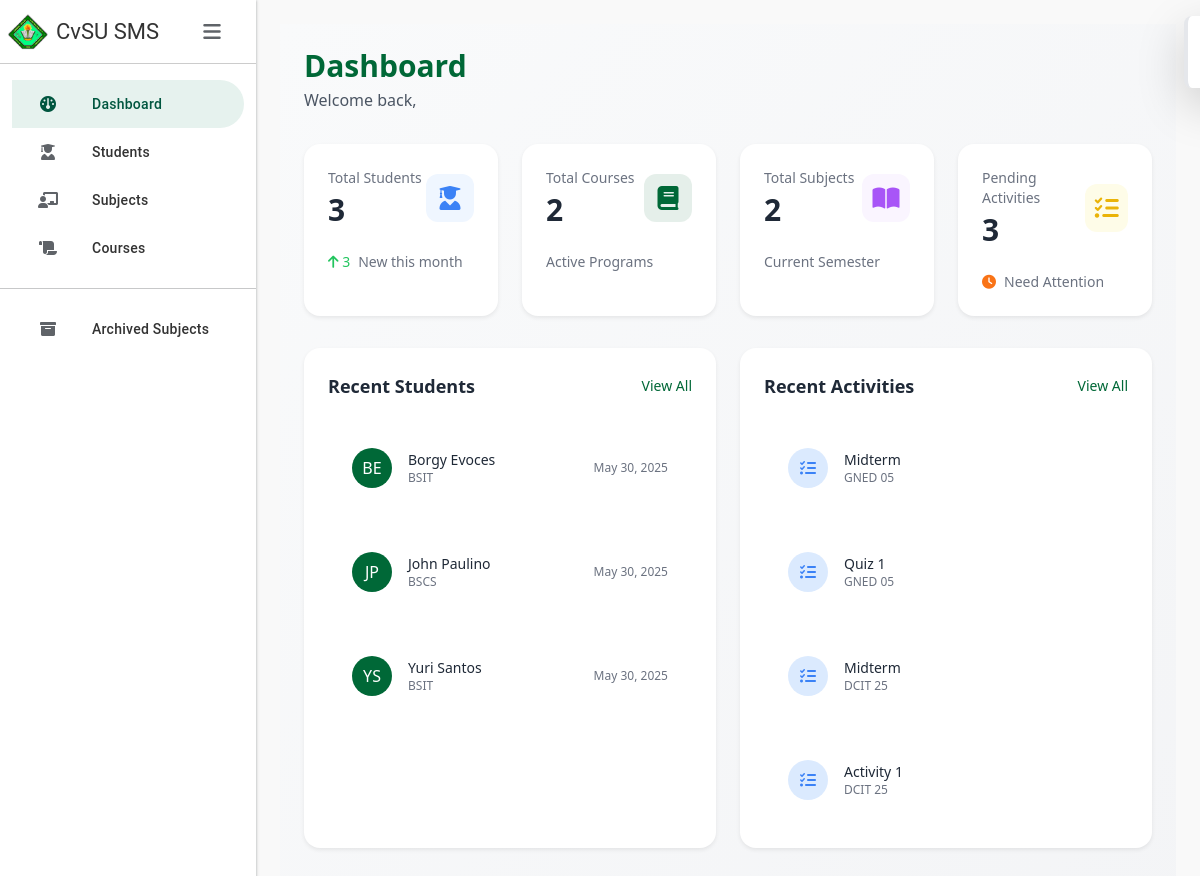
The page / on the database its author committed.
### SMSapp/models.py (models this page shows, shortened)
class Student(models.Model):
    student_id = models.CharField(max_length=20, primary_key=True)
    last_name = models.CharField(max_length=50)
    first_name = models.CharField(max_length=50)
    middle_name = models.CharField(max_length=50, blank=True, null=True)
    course = models.ForeignKey(Course, on_delete=models.SET_NULL, null=True)
    year_level = models.PositiveSmallIntegerField()
    section = models.CharField(max_length=20)
    date_added = models.DateTimeField(auto_now_add=True)
    objects = StudentManager()

class Course(models.Model):
    course_abv = models.CharField(max_length=10, primary_key=True)
    course_name = models.CharField(max_length=100)

class Activity(models.Model):
    activity_id = models.AutoField(primary_key=True)
    subject = models.ForeignKey(Subject, on_delete=models.CASCADE)
    activity_name = models.CharField(max_length=100)
    activity_type = models.CharField(max_length=50)
    total_items = models.IntegerField()

class Subject(models.Model):
    SEMESTER_CHOICES = [
        (1, '1st Semester'),
        (2, '2nd Semester'),
        (3, 'Summer'),
    ]
    subject_code = models.CharField(max_length=20, primary_key=True)
    subject_title = models.CharField(max_length=100)
    course = models.ForeignKey(Course, on_delete=models.CASCADE, null=True, blank=True)  # Make course optional
    school_year = models.CharField(max_length=20)
    semester = models.PositiveSmallIntegerField(choices=SEMESTER_CHOICES)
    year_level = models.PositiveSmallIntegerField()
    section = models.CharField(max_length=20)
    archive = models.BooleanField(default=False)
    archived = models.BooleanField(default=False)
    is_active = models.BooleanField(default=True)
    archived_date = models.DateTimeField(null=True, blank=True)
    class Meta:
        ordering = ['subject_code']

### SMSapp/views.py (the view)
# urls.py: path('', views.index, name='index'),
def index(request):
    total_students = Student.objects.count()
    total_courses = Course.objects.count()
    total_subjects = Subject.objects.count()
    pending_activities = Activity.objects.exclude(
        activity_id__in=Grade.objects.values('activity')
    ).count()
    recent_activities = Activity.objects.all().order_by('-activity_id')[:5]
    context = {
        'total_students': total_students,
        'total_courses': total_courses,
        'total_subjects': total_subjects,
        'pending_activities': pending_activities,
        'new_students': Student.objects.count(),
        'recent_students': Student.objects.all()[:5],
        'recent_activities': recent_activities,
    }
    return render(request, 'index.html', context)

### SMSapp/templates/index.html
{% extends 'base.html' %}
{% load static %}
{% block content %}
<div class="p-6 min-h-screen bg-gradient-to-br from-gray-50 to-gray-100">
    <div class="mb-8">
        <h1 class="text-3xl font-bold text-[#006837]">Dashboard</h1>
        <p class="text-gray-600 mt-1">Welcome back, {{ request.user.username }}</p>
    </div>
    <div class="grid grid-cols-1 md:grid-cols-2 lg:grid-cols-4 gap-6 mb-8">
        <div class="bg-white rounded-2xl p-6 shadow-sm hover:shadow-md transition-all duration-300">
            <div class="flex items-center justify-between">
                <div>
                    <p class="text-sm text-gray-500 mb-1">Total Students</p>
                    <h3 class="text-3xl font-bold text-gray-800">{{ total_students }}</h3>
                </div>
                <div class="w-12 h-12 rounded-xl bg-blue-50 flex items-center justify-center text-blue-500">
                    <i class="fas fa-user-graduate text-2xl"></i>
                </div>
            </div>
            <div class="mt-4 flex items-center text-sm">
                <span class="text-green-500 mr-2">
                    <i class="fas fa-arrow-up"></i> {{ new_students }}
                </span>
                <span class="text-gray-500">New this month</span>
            </div>
        </div>
        <div class="bg-white rounded-2xl p-6 shadow-sm hover:shadow-md transition-all duration-300">
            <div class="flex items-center justify-between">
                <div>
                    <p class="text-sm text-gray-500 mb-1">Total Courses</p>
                    <h3 class="text-3xl font-bold text-gray-800">{{ total_courses }}</h3>
                </div>
                <div class="w-12 h-12 rounded-xl bg-[#006837]/10 flex items-center justify-center text-[#006837]">
                    <i class="fas fa-book text-2xl"></i>
                </div>
            </div>
            <div class="mt-4 flex items-center text-sm">
                <span class="text-gray-500">Active Programs</span>
            </div>
        </div>
        <div class="bg-white rounded-2xl p-6 shadow-sm hover:shadow-md transition-all duration-300">
            <div class="flex items-center justify-between">
                <div>
                    <p class="text-sm text-gray-500 mb-1">Total Subjects</p>
                    <h3 class="text-3xl font-bold text-gray-800">{{ total_subjects }}</h3>
                </div>
                <div class="w-12 h-12 rounded-xl bg-purple-50 flex items-center justify-center text-purple-500">
                    <i class="fas fa-book-open text-2xl"></i>
                </div>
            </div>
            <div class="mt-4 flex items-center text-sm">
                <span class="text-gray-500">Current Semester</span>
            </div>
        </div>
        <div class="bg-white rounded-2xl p-6 shadow-sm hover:shadow-md transition-all duration-300">
            <div class="flex items-center justify-between">
                <div>
                    <p class="text-sm text-gray-500 mb-1">Pending Activities</p>
                    <h3 class="text-3xl font-bold text-gray-800">{{ pending_activities }}</h3>
                </div>
                <div class="w-12 h-12 rounded-xl bg-yellow-50 flex items-center justify-center text-yellow-500">
                    <i class="fas fa-tasks text-2xl"></i>
                </div>
            </div>
            <div class="mt-4 flex items-center text-sm">
                <span class="text-orange-500 mr-2">
                    <i class="fas fa-clock"></i>
                </span>
                <span class="text-gray-500">Need Attention</span>
            </div>
        </div>
    </div>
    <div class="grid grid-cols-1 lg:grid-cols-2 gap-6">
        <div class="bg-white rounded-2xl p-6 shadow-sm">
            <div class="flex justify-between items-center mb-6">
                <h3 class="text-lg font-semibold text-gray-800">Recent Students</h3>
                <a href="{% url 'students' %}" class="text-[#006837] hover:text-[#2d8653] text-sm font-medium">View All</a>
            </div>
            <div class="space-y-4">
                {% for student in recent_students %}
                <div class="flex items-center justify-between p-4 hover:bg-gray-50 rounded-xl transition-colors">
                    <div class="flex items-center gap-3">
                        <div class="w-10 h-10 rounded-full bg-[#006837] flex items-center justify-center text-white font-medium">
                            {{ student.first_name|slice:":1" }}{{ student.last_name|slice:":1" }}
                        </div>
                        <div>
                            <p class="text-sm font-medium text-gray-800">{{ student.first_name }} {{ student.last_name }}</p>
                            <p class="text-xs text-gray-500">{{ student.course.course_abv }}</p>
                        </div>
                    </div>
                    <span class="text-xs text-gray-500">{{ student.date_added|date:"M d, Y" }}</span>
                </div>
                {% endfor %}
            </div>
        </div>
        <div class="bg-white rounded-2xl p-6 shadow-sm">
            <div class="flex justify-between items-center mb-6">
                <h3 class="text-lg font-semibold text-gray-800">Recent Activities</h3>
                 <a href="{% url 'subjects' %}" class="text-[#006837] hover:text-[#2d8653] text-sm font-medium">View All</a>
            </div>
            <div class="space-y-4">
                {% for activity in recent_activities %}
                <div class="flex items-center justify-between p-4 hover:bg-gray-50 rounded-xl transition-colors">
                    <div class="flex items-center gap-3">
                        <div class="w-10 h-10 rounded-full bg-blue-100 flex items-center justify-center text-blue-500">
                            <i class="fas fa-tasks"></i>
                        </div>
                        <div>
                            <p class="text-sm font-medium text-gray-800">{{ activity.activity_name }}</p>
                            <p class="text-xs text-gray-500">{{ activity.subject.subject_code }}</p>
                        </div>
                    </div>
                </div>
                {% endfor %}
            </div>
        </div>
    </div>
</div>
{% endblock %}

### SMSapp/templates/base.html (shortened to what this page needs)
{% load static %}
<!DOCTYPE html>
<html lang="en">
<head>
    <link href="https://cdn.jsdelivr.net/npm/bootstrap@5.3.0/dist/css/bootstrap.min.css" rel="stylesheet">
    <script src="https://cdn.tailwindcss.com"></script>
    <link rel="stylesheet" href="https://cdnjs.cloudflare.com/ajax/libs/font-awesome/6.0.0/css/all.min.css">
</head>
<body>
    <div id="toast-notification" class="fixed top-4 right-4 z-50 transform transition-transform duration-300 translate-x-full">
        <div class="flex items-center p-4 min-w-[300px] bg-white border-l-4 rounded-lg shadow-lg">
        </div>
    </div>
    <div class="flex h-screen">
        <aside class="sidebar flex flex-col h-full fixed" id="sidebar">
            <div class="sidebar-header flex items-center justify-between">
                <div class="logo-container">
                    <img src="{% static 'images/image.png' %}" alt="Classroom" class="logo-image">
                    <span class="logo-text">CvSU SMS</span>
                </div>
                <button class="menu-button ml-1" id="toggleSidebar" aria-label="Menu">
                    <i class="fas fa-bars text-[20px] text-[#5f6368]"></i>
                </button>
            </div>
            <nav class="flex-1 py-3">
                <a href="/" class="nav-link flex items-center {% if request.path == '/' %}active{% endif %}">
                    <div class="nav-icon">
                        <i class="fas fa-dashboard"></i>
                    </div>
                    <span class="nav-text">Dashboard</span>
                </a>
                <a href="{% url 'students' %}" class="nav-link flex items-center ">
                    <div class="nav-icon">
                        <i class="fas fa-user-graduate"></i>
                    </div>
                    <span class="nav-text">Students</span>
                </a>
                <a href="{% url 'subjects' %}" class="nav-link flex items-center {% if request.path == '/subjects/' %}active{% endif %}">
                    <div class="nav-icon">
                        <i class="fas fa-chalkboard-teacher"></i>
                    </div>
                    <span class="nav-text">Subjects</span>
                </a>
                <a href="{% url 'courses' %}" class="nav-link flex items-center {% if request.path == '/courses/' %}active{% endif %}">
                    <div class="nav-icon">
                        <i class="fas fa-scroll"></i>
                    </div>
                    <span class="nav-text">Courses</span>
                </a>
                <Hr class="my-3">
                <a href="{% url 'archived_subjects' %}" class="nav-link flex items-center">
                    <div class="nav-icon">
                        <i class="fas fa-archive"></i>
                    </div>
                    <span class="nav-text">Archived Subjects</span>
                </a>
            </nav>
        </aside>
        <div class="main-content" id="mainContent">
            <main class="p-6">
                {% block content %}
                {% endblock %}
            </main>
        </div>
    </div>
</body>
</html>

### SMSapp/templates/base.html (style rules this page uses)
:root { --gc-primary: #00563F; --gc-secondary: #E6F2EE; --gc-text: #333333; --gc-border: #CCCCCC; --gc-hover: #F5F9F7; --sidebar-width: 256px; --sidebar-collapsed-width: 72px; }
.sidebar { width: var(--sidebar-width); background-color: white; transition: width 0.3s cubic-bezier(0.4,0,0.2,1); box-shadow: 0 1px 2px 0 rgb(60 64 67 / 30%), 0 1px 3px 1px rgb(60 64 67 / 15%); }
.sidebar-header { height: 64px; padding: 8px 16px 8px 8px; display: flex; align-items: center; border-bottom: 1px solid var(--gc-border); }
.menu-button { width: 48px; height: 48px; min-width: 48px; border-radius: 50%; display: flex; align-items: center; justify-content: center; margin-right: 4px; }
.logo-container { display: flex; align-items: center; gap: 8px; overflow: hidden; }
.logo-image { width: 40px; height: 40px; flex-shrink: 0; }
.logo-text { font-family: 'Google Sans', Roboto, Arial, sans-serif; font-size: 22px; color: var(--gc-text); white-space: nowrap; overflow: hidden; }
.nav-link { height: 48px; padding: 0 12px 0 24px; margin: 0 12px; border-radius: 0 25px 25px 0; display: flex; align-items: center; color: var(--gc-text); transition: background-color .2s; }
.nav-icon { width: 24px; height: 24px; margin-right: 32px; display: flex; align-items: center; justify-content: center; color: #5f6368; flex-shrink: 0; }
.nav-text { font-family: 'Roboto', sans-serif; font-size: 14px; font-weight: 500; letter-spacing: .01785714em; white-space: nowrap; overflow: hidden; }
.nav-link.active { background-color: var(--gc-secondary); color: var(--gc-primary); }
.nav-link.active .nav-icon { color: var(--gc-primary); }
.main-content { margin-left: var(--sidebar-width); transition: margin-left 0.3s cubic-bezier(0.4,0,0.2,1); min-height: 100vh; width: calc(100% - var(--sidebar-width)); position: relative; }
body { background-color: #f9f9f9; overflow-x: hidden; }

### rows shown on the page
Student: first_name "B", last_name "E", first_name "Borgy", last_name "Evoces", course.course_abv "BSIT", date_added "May 30, 2025"
Student: first_name "J", last_name "P", first_name "John", last_name "Paulino", course.course_abv "BSCS", date_added "May 30, 2025"
Student: first_name "Y", last_name "S", first_name "Yuri", last_name "Santos", course.course_abv "BSIT", date_added "May 30, 2025"
Activity: activity_name "Midterm", subject.subject_code "GNED 05"
Activity: activity_name "Quiz 1", subject.subject_code "GNED 05"
Activity: activity_name "Midterm", subject.subject_code "DCIT 25"
Activity: activity_name "Activity 1", subject.subject_code "DCIT 25"

### other values the page prints
{{ total_students }} "3"
{{ new_students }} "3"
{{ total_courses }} "2"
{{ total_subjects }} "2"
{{ pending_activities }} "3"
